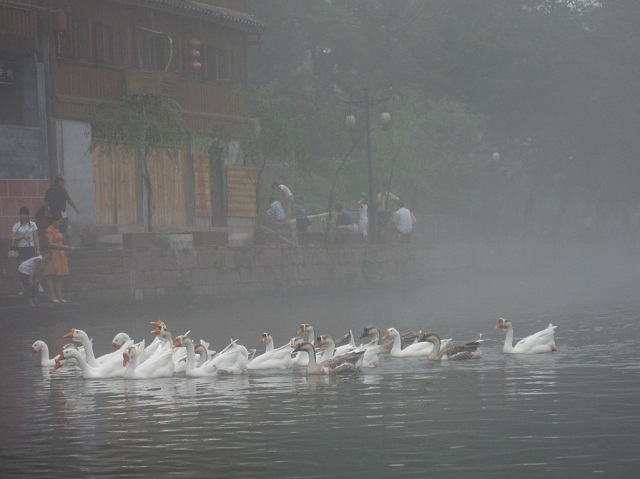
#> input picture samples/555.jpg, 640 x 479 px, found by its file name
$ python AutoAdjust.py
#> lines starting #> are read from the running program, lines starting #| are printed output that depends on the picture
#> further down, image is the input picture: shape (479, 640, 3); mean B, G, R 112.3, 112.7, 111.2
# -*- coding: utf-8 -*-
"""
Created on Sun Feb 10 09:54:02 2019

@author: Quanfita
"""

import cv2
import math
import numpy as np
import numba

class ACE(object):

    def __init__(self):
        self.g_para = {}

    # [84 lines left out: functions stretchImage, getPara, zmIce, zmIceFast, zmIceColor, AWB and 1 more, not called in this run]

def ImageSize(img,width,height):
    img = cv2.resize(img,(width,height))
    return img.astype(np.uint8)

def CanvasSize(img,width,height):
#> called with width = 1024, height = 1024
    canvas = np.ones((height,width,3),dtype=np.uint8)
    canvas *= 255
    cen_x,cen_y = (width+1)//2,(height+1)//2
    img_w,img_h = img.shape[1],img.shape[0]
#> img_w = 640; img_h = 479
    point_sx = cen_x - (img_w+1) // 2
#> point_sx = 192
    point_sy = cen_y - (img_h+1) // 2
#> point_sy = 272
    canvas[point_sy:(point_sy+img_h),point_sx:(point_sx+img_w)] = img
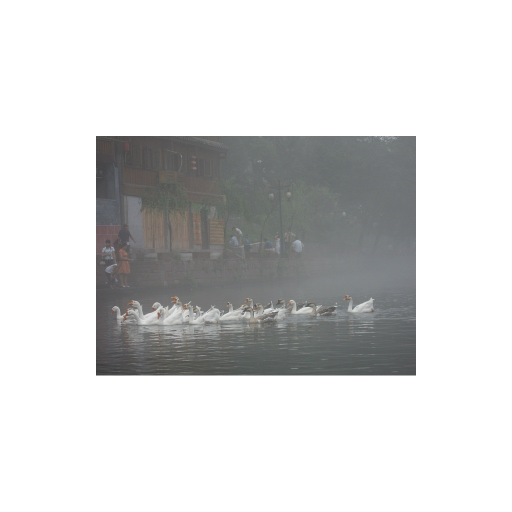
#> canvas: shape (1024, 1024, 3) (shown at 1/2 size); mean B, G, R 213.3, 213.4, 213
    return canvas.astype(np.uint8)

if __name__ == '__main__':
    image = cv2.imread('555.jpg')
    # [6 lines of commented-out code are left out]
    cv2.imwrite('newcanvas.jpg',CanvasSize(image,1024,1024))

$ run again, with samples/10.jpg copied over samples/555.jpg
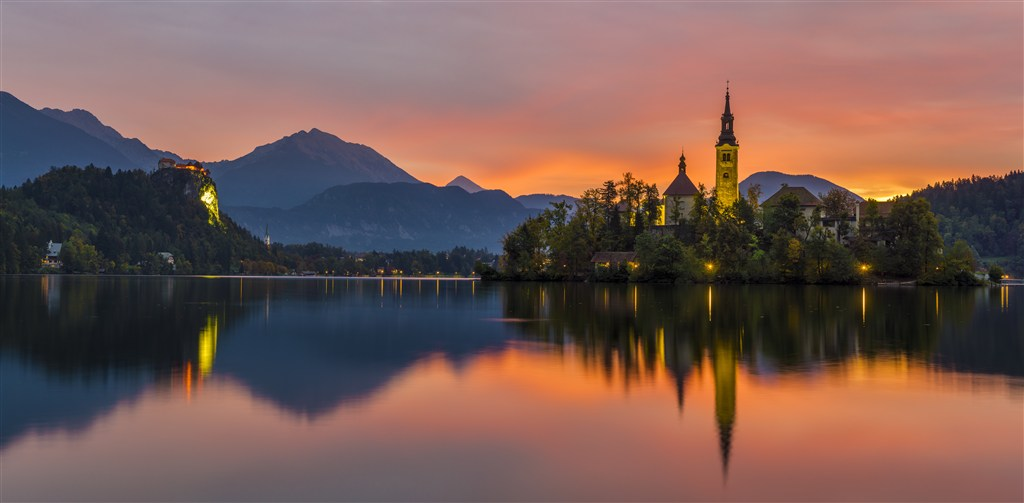
#> input picture samples/10.jpg, 1024 x 503 px, found by its file name
#> image is the input picture: shape (503, 1024, 3); mean B, G, R 84.2, 90.1, 117.8
#> in CanvasSize, `canvas[point_sy:(point_sy+img_h),point_sx:(point_sx+img_w)] = img`:
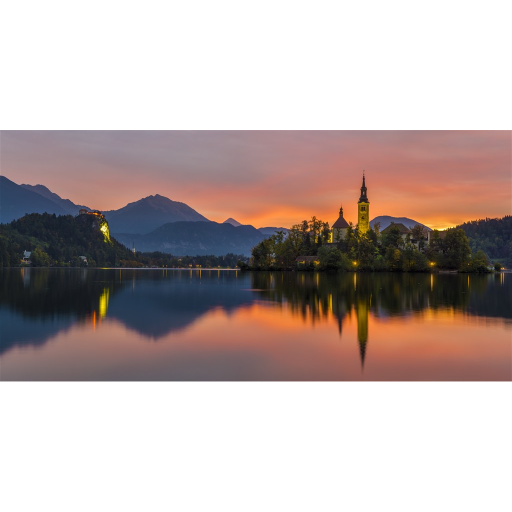
#> canvas: shape (1024, 1024, 3) (shown at 1/2 size); mean B, G, R 171.1, 174, 187.6

$ run again, with samples/2.jpg copied over samples/555.jpg
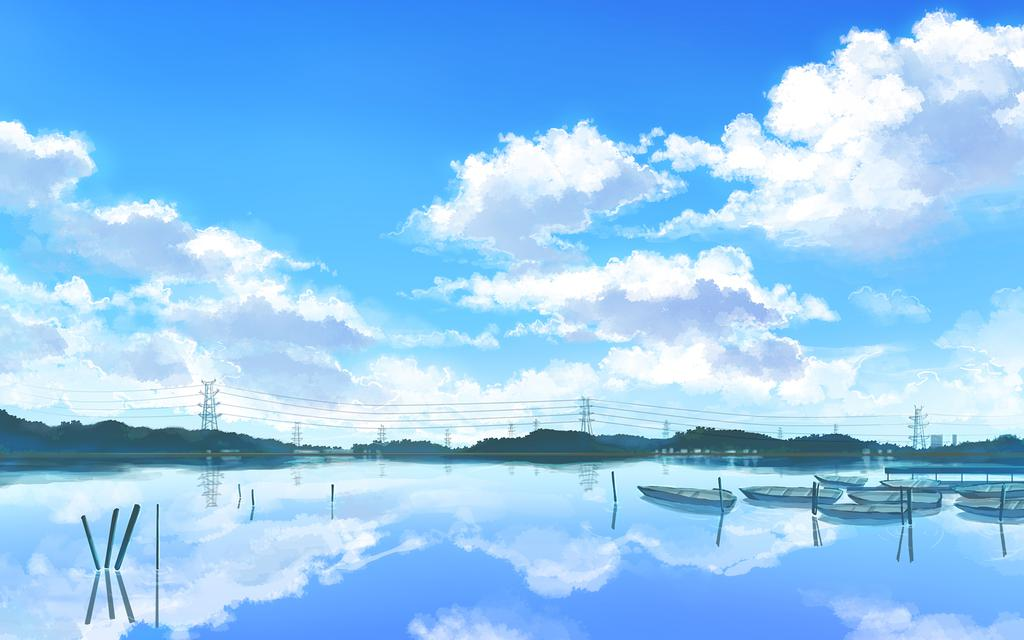
#> input picture samples/2.jpg, 1024 x 640 px, found by its file name
#> image is the input picture: shape (640, 1024, 3); mean B, G, R 242.8, 198, 143.4
#> in CanvasSize, `canvas[point_sy:(point_sy+img_h),point_sx:(point_sx+img_w)] = img`:
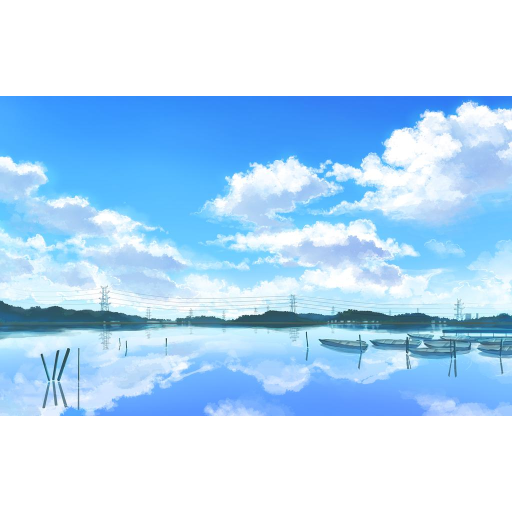
#> canvas: shape (1024, 1024, 3) (shown at 1/2 size); mean B, G, R 247.4, 219.3, 185.3
